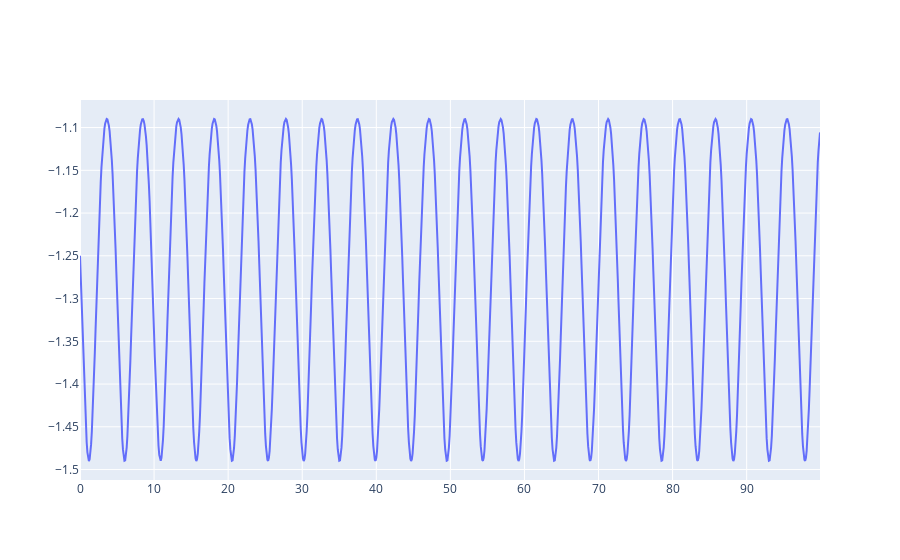

Write notebook code for a chart like this one.
### Code cell
py.iplot([go.Scatter(x=timeline,y=eigenvalue(stateA,stateB,timeline))])

### Figure 1 — Plotly figure (JSON) as saved in the notebook; plotly's stock layout.template omitted (floating-point values rounded to 4 significant figures; data arrays with more than 128 entries replaced by an {"elided": "..."} marker saying what was removed)
{"data": [{"type": "scatter", "x": {"elided": "1000 float values"}, "y": {"elided": "1000 float values"}}], "layout": {}}
